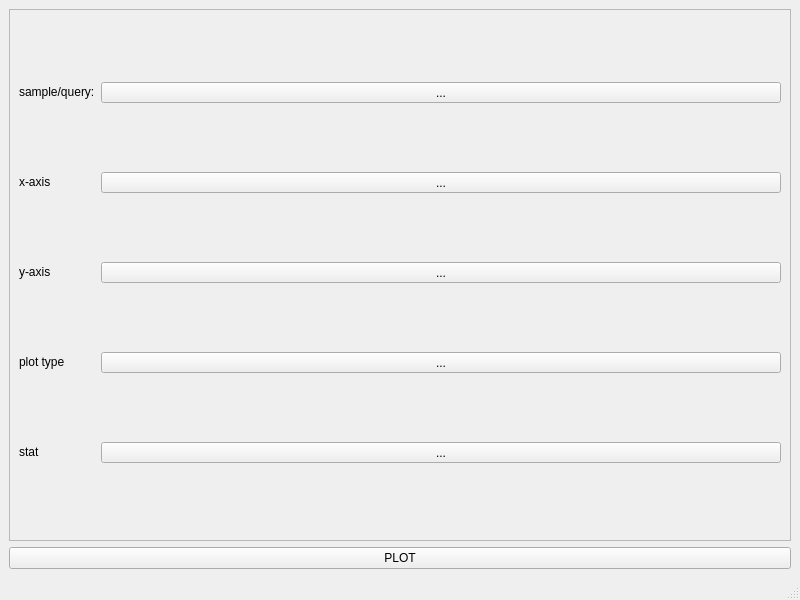
<?xml version="1.0" encoding="UTF-8"?>
<ui version="4.0">
 <class>MainWindow</class>
 <widget class="QMainWindow" name="MainWindow">
  <property name="geometry">
   <rect>
    <x>0</x>
    <y>0</y>
    <width>800</width>
    <height>600</height>
   </rect>
  </property>
  <property name="windowTitle">
   <string>MainWindow</string>
  </property>
  <widget class="QWidget" name="centralwidget">
   <layout class="QVBoxLayout" name="verticalLayout">
    <item>
     <widget class="QFrame" name="frame">
      <property name="frameShape">
       <enum>QFrame::StyledPanel</enum>
      </property>
      <property name="frameShadow">
       <enum>QFrame::Raised</enum>
      </property>
      <layout class="QGridLayout" name="gridLayout">
       <item row="3" column="0">
        <widget class="QLabel" name="label_4">
         <property name="sizePolicy">
          <sizepolicy hsizetype="Preferred" vsizetype="Fixed">
           <horstretch>0</horstretch>
           <verstretch>0</verstretch>
          </sizepolicy>
         </property>
         <property name="text">
          <string>plot type</string>
         </property>
        </widget>
       </item>
       <item row="2" column="0">
        <widget class="QLabel" name="label_3">
         <property name="sizePolicy">
          <sizepolicy hsizetype="Preferred" vsizetype="Fixed">
           <horstretch>0</horstretch>
           <verstretch>0</verstretch>
          </sizepolicy>
         </property>
         <property name="text">
          <string>y-axis</string>
         </property>
        </widget>
       </item>
       <item row="4" column="0">
        <widget class="QLabel" name="label_5">
         <property name="sizePolicy">
          <sizepolicy hsizetype="Preferred" vsizetype="Fixed">
           <horstretch>0</horstretch>
           <verstretch>0</verstretch>
          </sizepolicy>
         </property>
         <property name="text">
          <string>stat</string>
         </property>
        </widget>
       </item>
       <item row="0" column="0">
        <widget class="QLabel" name="label">
         <property name="sizePolicy">
          <sizepolicy hsizetype="Fixed" vsizetype="Fixed">
           <horstretch>0</horstretch>
           <verstretch>0</verstretch>
          </sizepolicy>
         </property>
         <property name="text">
          <string>sample/query:</string>
         </property>
        </widget>
       </item>
       <item row="1" column="0">
        <widget class="QLabel" name="label_2">
         <property name="sizePolicy">
          <sizepolicy hsizetype="Preferred" vsizetype="Fixed">
           <horstretch>0</horstretch>
           <verstretch>0</verstretch>
          </sizepolicy>
         </property>
         <property name="text">
          <string>x-axis</string>
         </property>
        </widget>
       </item>
       <item row="0" column="1">
        <widget class="QToolButton" name="plot_query">
         <property name="sizePolicy">
          <sizepolicy hsizetype="Preferred" vsizetype="Fixed">
           <horstretch>0</horstretch>
           <verstretch>0</verstretch>
          </sizepolicy>
         </property>
         <property name="text">
          <string>...</string>
         </property>
        </widget>
       </item>
       <item row="1" column="1">
        <widget class="QToolButton" name="plot_x">
         <property name="sizePolicy">
          <sizepolicy hsizetype="Preferred" vsizetype="Fixed">
           <horstretch>0</horstretch>
           <verstretch>0</verstretch>
          </sizepolicy>
         </property>
         <property name="text">
          <string>...</string>
         </property>
        </widget>
       </item>
       <item row="2" column="1">
        <widget class="QToolButton" name="plot_y">
         <property name="sizePolicy">
          <sizepolicy hsizetype="Preferred" vsizetype="Fixed">
           <horstretch>0</horstretch>
           <verstretch>0</verstretch>
          </sizepolicy>
         </property>
         <property name="text">
          <string>...</string>
         </property>
        </widget>
       </item>
       <item row="3" column="1">
        <widget class="QToolButton" name="plot_type">
         <property name="sizePolicy">
          <sizepolicy hsizetype="Preferred" vsizetype="Fixed">
           <horstretch>0</horstretch>
           <verstretch>0</verstretch>
          </sizepolicy>
         </property>
         <property name="text">
          <string>...</string>
         </property>
        </widget>
       </item>
       <item row="4" column="1">
        <widget class="QToolButton" name="plot_stat">
         <property name="sizePolicy">
          <sizepolicy hsizetype="Preferred" vsizetype="Fixed">
           <horstretch>0</horstretch>
           <verstretch>0</verstretch>
          </sizepolicy>
         </property>
         <property name="text">
          <string>...</string>
         </property>
        </widget>
       </item>
      </layout>
     </widget>
    </item>
    <item>
     <widget class="QPushButton" name="plot_button">
      <property name="text">
       <string>PLOT</string>
      </property>
     </widget>
    </item>
   </layout>
  </widget>
  <widget class="QMenuBar" name="menubar">
   <property name="geometry">
    <rect>
     <x>0</x>
     <y>0</y>
     <width>800</width>
     <height>22</height>
    </rect>
   </property>
  </widget>
  <widget class="QStatusBar" name="statusbar"/>
 </widget>
 <resources/>
 <connections/>
</ui>
